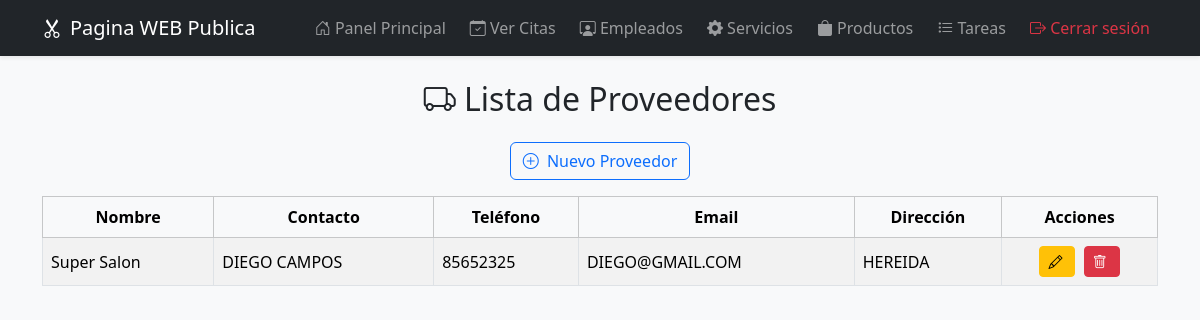
The page /admin/proveedores (signed in) on the database its author committed.
### models.py (models this page shows)
class Proveedor(db.Model):
    __tablename__ = 'proveedores'  # <-- esto es clave
    id = db.Column(db.Integer, primary_key=True)
    nombre = db.Column(db.String(100), nullable=False)
    contacto = db.Column(db.String(100))
    telefono = db.Column(db.String(20))
    email = db.Column(db.String(100))
    direccion = db.Column(db.String(200))

### main.py (the view)
@app.route('/admin/proveedores')
@login_required
def vista_proveedores():
    lista_proveedores = Proveedor.query.all()
    return render_template('admin/proveedores.html', proveedores=lista_proveedores)

### main.py (called while the page is built)
def login_required(f):
    @wraps(f)
    def decorated(*args, **kwargs):
        if not session.get('logged_in'):
            return redirect(url_for('login'))
        return f(*args, **kwargs)
    return decorated

### templates/admin/proveedores.html (shortened to what this page needs)
{% extends 'admin/layout.html' %}
{% block content %}
<h2 class="mb-4 text-center"><i class="bi bi-truck"></i> Lista de Proveedores</h2>
<div class="d-flex justify-content-center gap-2 mb-3">
  <a href="{{ url_for('nuevo_proveedor') }}" class="btn btn-outline-primary">
    <i class="bi bi-plus-circle"></i> Nuevo Proveedor
  </a>
</div>
<div class="table-responsive">
  <table id="tablaProveedores" class="table table-striped table-hover table-bordered bg-white align-middle">
    <thead class="table-light sticky-top">
      <tr class="text-center">
        <th>Nombre</th>
        <th>Contacto</th>
        <th>Teléfono</th>
        <th>Email</th>
        <th>Dirección</th>
        <th>Acciones</th>
      </tr>
    </thead>
    <tbody>
      {% for proveedor in proveedores %}
      <tr>
        <td>{{ proveedor.nombre }}</td>
        <td>{{ proveedor.contacto }}</td>
        <td>{{ proveedor.telefono }}</td>
        <td>{{ proveedor.email }}</td>
        <td>{{ proveedor.direccion }}</td>
        <td class="text-center">
          <button class="btn btn-sm btn-warning me-1" data-bs-toggle="modal" data-bs-target="#editarProveedor{{ proveedor.id }}">
            <i class="bi bi-pencil"></i>
          </button>
          <form action="{{ url_for('eliminar_proveedor', id=proveedor.id) }}" method="POST" class="d-inline" onsubmit="return confirm('¿Eliminar este proveedor?');">
            <button type="submit" class="btn btn-sm btn-danger">
              <i class="bi bi-trash"></i>
            </button>
          </form>
        </td>
      </tr>
      {% endfor %}
    </tbody>
  </table>
</div>
<link rel="stylesheet" href="https://cdn.datatables.net/1.13.4/css/dataTables.bootstrap5.min.css">
{% endblock %}

### templates/admin/layout.html (style rules this page uses)
body { background-color: #f8f9fa; }
.btn i { margin-right: 4px; }

### rows shown on the page
Proveedor: nombre "Super Salon", contacto "DIEGO CAMPOS", telefono "85652325", email "DIEGO@GMAIL.COM", direccion "HEREIDA"
